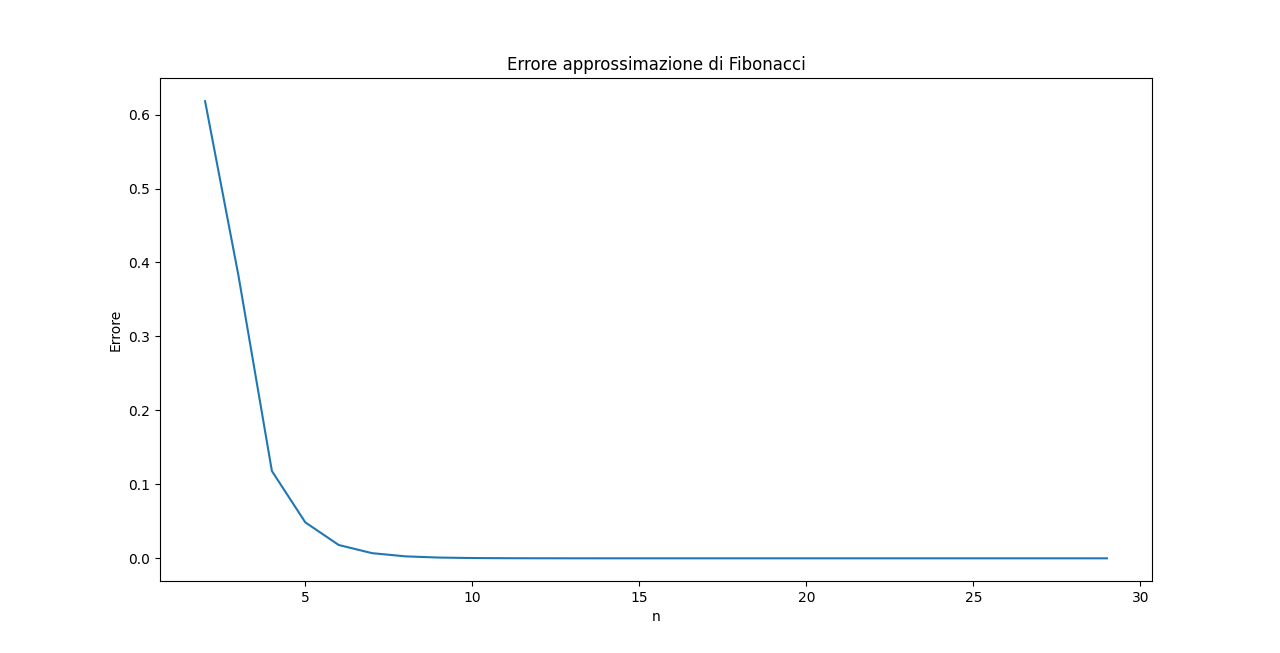

The script that drew this image:
"""
Esercitazione: 1
Esercizio: 2.2
Autore: Alessandro Amella
Matricola: 0001070569
"""

import math
import matplotlib.pyplot as plt
import numpy as np

def fib_iter(n):
    a = 0 # F(0)
    b = 1 # F(1)
    for i in range(n):
        c = a + b
        a = b
        b = c
    return a

print(fib_iter(10)) # 55

def fib_ratio(k):
    a = fib_iter(k)
    b = fib_iter(k - 1)
    if b == 0:
        return math.inf
    return a / b

print(fib_ratio(10)) # 1.6176470588235294

# Verify that, for a large k, {rk}k converges to the value φ = (1 + √5)/2
phi = (1 + math.sqrt(5)) / 2
def fib_ratio_convergence(k):
    return phi - fib_ratio(k)

print(fib_ratio_convergence(10)) # 0.00038692992636546464

errors = []
for n in range(30):
    r = fib_ratio(n)
    e = abs(phi - r)
    errors.append(e)
plt.plot(errors)
plt.title("Errore approssimazione di Fibonacci")
plt.xlabel("n")
plt.ylabel("Errore")
plt.show()
